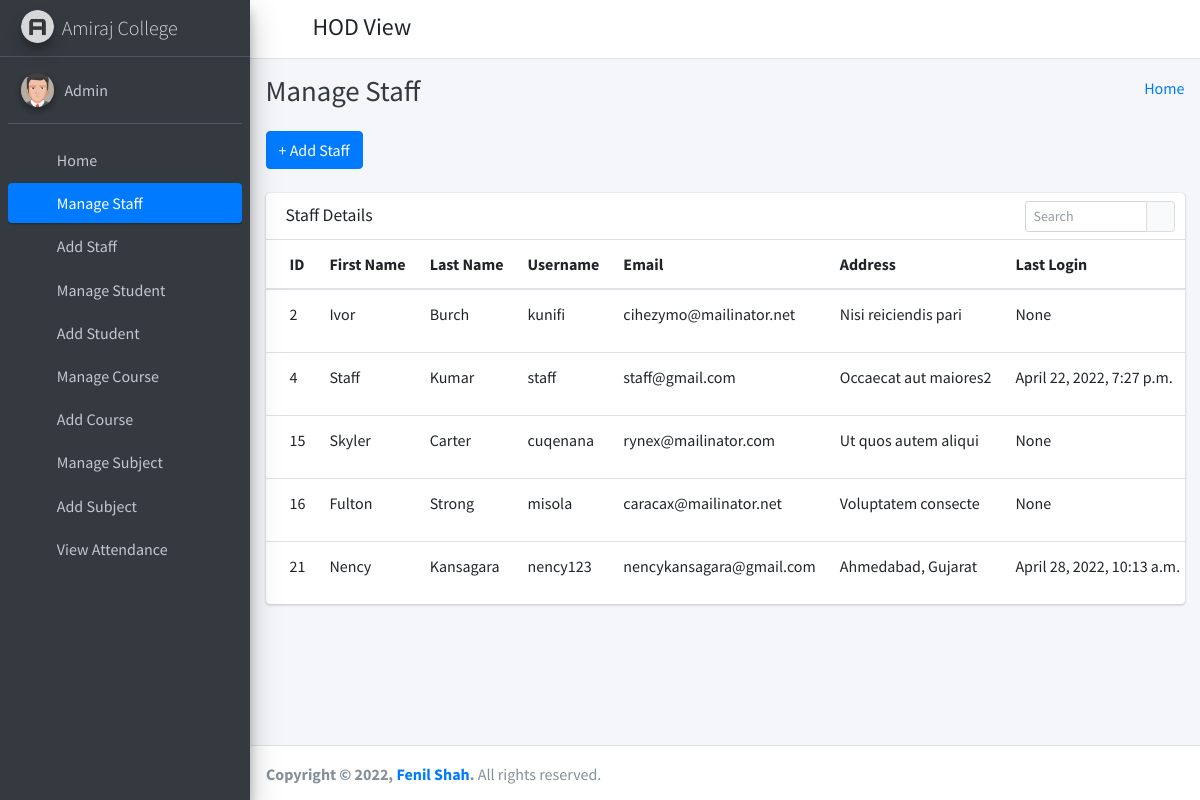
The app's page /manage_staff/ (signed in) with its own data.
### student_management_app/models.py (models this page shows)
class CustomUser(AbstractUser):
    user_type_data = ((1, "HOD"), (2, "Staff"), (3, "Student"))
    user_type = models.CharField(default=1, choices=user_type_data, max_length=10)

class Staffs(models.Model):
    id = models.AutoField(primary_key=True)
    admin = models.OneToOneField(CustomUser, on_delete = models.CASCADE)
    address = models.TextField()
    created_at = models.DateTimeField(auto_now_add=True)
    updated_at = models.DateTimeField(auto_now=True)
    objects = models.Manager()

### student_management_app/HodViews.py (the view)
# urls.py: path('manage_staff/', HodViews.manage_staff, name="manage_staff"),
def manage_staff(request):
    staffs = Staffs.objects.all()
    context = {
        "staffs": staffs
    }
    return render(request, "hod_template/manage_staff_template.html", context)

### student_management_app/LoginCheckMiddleWare.py (called while the page is built, shortened)
    def process_view(self, request, view_func, view_args, view_kwargs):
        modulename = view_func.__module__
        user = request.user
        if user.is_authenticated:
            if user.user_type == "1":
                if modulename == "student_management_app.HodViews":
                    pass
                elif modulename == "student_management_app.views" or modulename == "django.views.static":
                    pass
                else:
                    return redirect("admin_home")
            else:
                return redirect("login")
        else:
            if request.path == reverse("login") or request.path == reverse("doLogin"):
                pass
            else:
                return redirect("login")

### student_management_app/templates/hod_template/manage_staff_template.html (shortened to what this page needs)
{% extends 'hod_template/base_template.html' %}
{% block page_title %}
    Manage Staff
{% endblock page_title %}
{% block main_content %}
{% load static %}
<section class="content">
        <div class="container-fluid">
            <a class="btn btn-primary" href="{% url 'add_staff' %}" role="button">+ Add Staff</a> <br/>&nbsp;
            <div class="row">
                <div class="col-md-12">
                    <div class="card">
                        <div class="card-header">
                            <h3 class="card-title">Staff Details</h3>
                            <div class="card-tools">
                            <div class="input-group input-group-sm" style="width: 150px;">
                                <input type="text" name="table_search" class="form-control float-right" placeholder="Search">
                                <div class="input-group-append">
                                <button type="submit" class="btn btn-default"><i class="fas fa-search"></i></button>
                                </div>
                            </div>
                            </div>
                        </div>
                        <div class="card-body table-responsive p-0">
                            <table class="table table-hover text-nowrap">
                            <thead>
                                <tr>
                                <th>ID</th>
                                <th>First Name</th>
                                <th>Last Name</th>
                                <th>Username</th>
                                <th>Email</th>
                                <th>Address</th>
                                <th>Last Login</th>
                                </tr>
                            </thead>
                            <tbody>
                                {% for staff in staffs %}
                                <tr>
                                <td>{{ staff.admin.id }}</td>
                                <td>{{ staff.admin.first_name }}</td>
                                <td>{{ staff.admin.last_name }}</td>
                                <td>{{ staff.admin.username }}</td>
                                <td>{{ staff.admin.email }}</td>
                                <td>{{ staff.address }}</td>
                                <td>{{ staff.admin.last_login }}</td>
                                </tr>
                                {% endfor %}
                            </tbody>
                            </table>
                        </div>
                        </div>
                </div>
            </div>
        </div>
      </section>
  {% endblock main_content %}

### student_management_app/templates/hod_template/sidebar_template.html (shortened to what this page needs)
{% load static %}
<aside class="main-sidebar sidebar-dark-primary elevation-4">
      <a href="{% url 'admin_home' %}" class="brand-link">
        <img src="{% static 'dist/img/AdminLTELogo.png' %}" alt="AdminLTE Logo" class="brand-image img-circle elevation-3"
            style="opacity: .8">
        <span class="brand-text font-weight-light">Amiraj College</span>
      </a>
      <div class="sidebar">
        <div class="user-panel mt-3 pb-3 mb-3 d-flex">
          <div class="image">
            <img src="{% static 'dist/img/user2-160x160.jpg' %}" class="img-circle elevation-2" alt="User Image">
          </div>
          <div class="info">
            <a href="{% url 'admin_profile' %}" class="d-block">{{ user.first_name }} {{ user.last_name }}</a>
          </div>
        </div>
        <nav class="mt-2">
          <ul class="nav nav-pills nav-sidebar flex-column" data-widget="treeview" role="menu" data-accordion="false">
            <li class="nav-item">
              {% url 'admin_home' as admin_home %}
              <a href="{{ admin_home }}" class="nav-link {% if request.path == admin_home %} active {% endif %}">
                <i class="nav-icon fas fa-tachometer-alt"></i>
                <p>
                  Home
                </p>
              </a>
            </li>
            <li class="nav-item">
              {% url 'manage_staff' as manage_staff %}
              {% url 'edit_staff' staff_id=id as edit_staff %}
              <a href="{{ manage_staff }}" class="nav-link {% if request.path == manage_staff %} active {% endif %} {% if request.path == edit_staff %} active {% endif %}">
                <i class="nav-icon fas fa-chalkboard-teacher"></i>
                <p>
                  Manage Staff
                </p>
              </a>
            </li>
            <li class="nav-item">
              {% url 'add_staff' as add_staff %}
              <a href="{{ add_staff }}" class="nav-link {% if request.path == add_staff %} active {% endif %}">
                <i class="nav-icon fas fa-th"></i>
                <p>
                  Add Staff
                </p>
              </a>
            </li>
            <li class="nav-item">
              {% url 'manage_student' as manage_student %}
              {% url 'edit_student' student_id=id as edit_student %}
              <a href="{{ manage_student }}" class="nav-link {% if request.path == manage_student %} active {% endif %} {% if request.path == edit_student %} active {% endif %}">
                <i class="nav-icon fas fa-user-graduate"></i>
                <p>
                  Manage Student
                </p>
              </a>
            </li>
            <li class="nav-item">
              {% url 'add_student' as add_student %}
              <a href="{{ add_student }}" class="nav-link {% if request.path == add_student %} active {% endif %}">
                <i class="nav-icon fas fa-th"></i>
                <p>
                  Add Student
                </p>
              </a>
            </li>
            <li class="nav-item">
              {% url 'manage_course' as manage_course %}
              {% url 'edit_course' course_id=id as edit_course %}
              <a href="{{ manage_course }}" class="nav-link {% if request.path == manage_course %} active {% endif %} {% if request.path == edit_course %} active {% endif %}">
                <i class="nav-icon fas fa-chalkboard"></i>
                <p>
                  Manage Course
                </p>
              </a>
            </li>
            <li class="nav-item">
            {% url 'add_course' as add_course %}
              <a href="{{ add_course }}" class="nav-link {% if request.path == add_course %} active {% endif %}">
                <i class="nav-icon fas fa-th"></i>
                <p>
                  Add Course
                </p>
              </a>
            </li>
            <li class="nav-item">
              {% url 'manage_subject' as manage_subject %}
              {% url 'edit_subject' subject_id=id as edit_subject %}
              <a href="{{ manage_subject }}" class="nav-link {% if request.path == manage_subject %} active {% endif %} {% if request.path == edit_subject %} active {% endif %}">
                <i class="nav-icon fas fa-book"></i>
                <p>
                  Manage Subject
                </p>
              </a>
            </li>
            <li class="nav-item">
              {% url 'add_subject' as add_subject %}
              <a href="{{ add_subject }}" class="nav-link {% if request.path == add_subject %} active {% endif %}">
                <i class="nav-icon fas fa-th"></i>
                <p>
                  Add Subject
                </p>
              </a>
            </li>
            <li class="nav-item">
              {% url 'admin_view_attendance' as admin_view_attendance %}
              <a href="{{ admin_view_attendance }}" class="nav-link {% if request.path == admin_view_attendance %} active {% endif %}">
                <i class="nav-icon fas fa-calendar-alt"></i>
                <p>
                  View Attendance
                </p>
              </a>
            </li>
          </ul>
        </nav>
      </div>
    </aside>

### records on screen
CustomUser: first_name "Admin"
Staffs: admin.id "2", admin.first_name "Ivor", admin.last_name "Burch", admin.username "kunifi", admin.email "cihezymo@mailinator.net", address "Nisi reiciendis pari", admin.last_login "None"
Staffs: admin.id "4", admin.first_name "Staff", admin.last_name "Kumar", admin.username "staff", admin.email "staff@gmail.com", address "Occaecat aut maiores2", admin.last_login "April 22, 2022, 7:27 p.m."
Staffs: admin.id "15", admin.first_name "Skyler", admin.last_name "Carter", admin.username "cuqenana", admin.email "rynex@mailinator.com", address "Ut quos autem aliqui", admin.last_login "None"
Staffs: admin.id "16", admin.first_name "Fulton", admin.last_name "Strong", admin.username "misola", admin.email "caracax@mailinator.net", address "Voluptatem consecte", admin.last_login "None"
Staffs: admin.id "21", admin.first_name "Nency", admin.last_name "Kansagara", admin.username "nency123", admin.email "nencykansagara@gmail.com", address "Ahmedabad, Gujarat", admin.last_login "April 28, 2022, 10:13 a.m."
